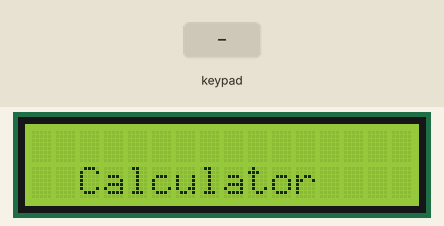
Bench run of a sketch on a simulated Arduino Uno, built with avr-gcc and run on an emulated ATmega328P. Shown: 16×2 character LCD. The test bench sets the inputs (shaded band).

Above: at 0.1 s.
4.3 s: keypad keys 7 6 5 4 * pressed 0.4 s apart
At 6.6 s:
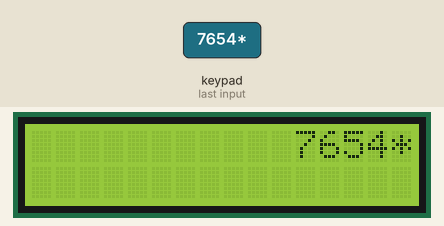
7.8 s: key '1' pressed
At 8.2 s:
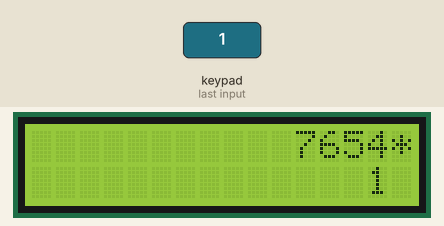
9.3 s: key '2' pressed
At 10.5 s:
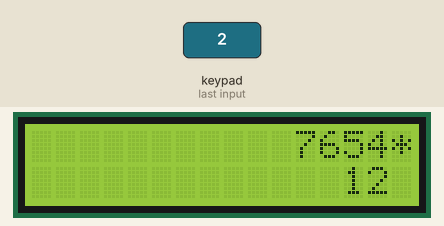
10.8 s: keypad keys 7 6 5 4 pressed 0.4 s apart
At 12.5 s:
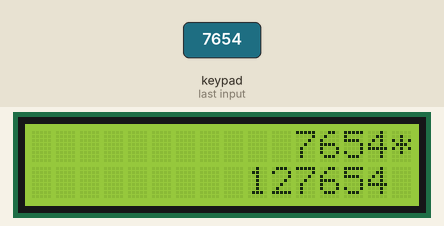
13.9 s: key 'c' pressed
At 15.1 s:
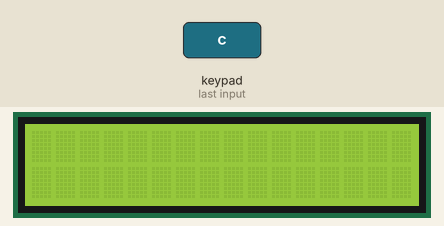
15.4 s: keypad keys 7 + 5 = pressed 0.4 s apart
At 16.0 s:
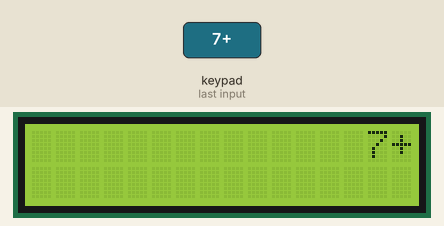
Timing chart, 0 to 18.4 s (numbered marks = the images above; inputs shaded):
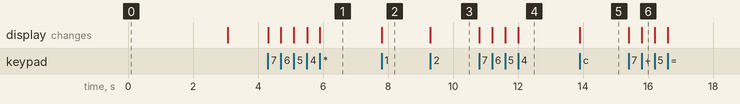

The sketch:

calculator.ino
```cpp
#include <LiquidCrystal.h>
#include <Keypad.h>

const byte ROWS = 4;
const byte COLS = 4;

char keys[ROWS][COLS] = {

  {'1','2','3','+'},

  {'4','5','6','-'},

  {'7','8','9','*'},

  {'c','0','=','/'}

};
const int rs = 13, en = 12, d4 = 11, d5 = 10, d6 = 9, d7 = 8;
LiquidCrystal lcd(rs, en, d4, d5, d6, d7);
byte rowPins[ROWS] = { 7, 6, 5, 4};
byte colPins[COLS] = { 3, 2, 1, 0 };

Keypad myKeypad = Keypad( makeKeymap(keys), rowPins, colPins, ROWS, COLS );


boolean presentValue = false;
boolean next = false;
boolean final = false;
String num1, num2;
int answer=0,c=0;
char op;
boolean cpAns=false;
void setup()
{
  lcd.begin(16,2);
  lcd.setCursor(0,1);
  lcd.print("  Calculator"    );
  delay(3000);
  lcd.clear();
}

void loop(){
  char key = myKeypad.getKey();

  if (key != NO_KEY && (key=='1'||key=='2'||key=='3'||key=='4'||key=='5'||key=='6'||key=='7'||key=='8'||key=='9'||key=='0'))
  {
    if (presentValue != true)
    {
      if(cpAns==true)
      {
        num1=num1;
       int numLength = num1.length();
      lcd.setCursor(15 - numLength, 0); //to adjust one whitespace for operator
      lcd.print(num1);
      }else if(cpAns==false){
        num1 = num1 + key;
      int numLength = num1.length();
      lcd.setCursor(15 - numLength, 0); //to adjust one whitespace for operator
      lcd.print(num1);
      }
    }
    else
    {

      num2 = num2 + key;
      int numLength=0;
       numLength = num2.length();
      lcd.setCursor(15 - numLength, 1);
      lcd.print(num2);
      final = true;
    }
  }

  else if (presentValue == false && key != NO_KEY && (key == '/' || key == '*' || key == '-' || key == '+'))
  {
    if (presentValue == false)
    {
      presentValue = true;
      op = key;
     // lcd.setCursor(15,0);
      lcd.print(op);
    }
  }

  else if (final == true && key != NO_KEY && key == '='){
    if (op == '+'){
      answer = num1.toInt() + num2.toInt();
    }
    else if (op == '-'){
      answer = num1.toInt() - num2.toInt();
    }
    else if (op == '*'){
      answer = num1.toInt() * num2.toInt();
    }
    else if (op == '/'){
      if(num2.toInt()==0){
        answer=0;
      }
      else{
        answer = num1.toInt() / num2.toInt();
      }

    }

      lcd.clear();
      lcd.setCursor(15,0);
      lcd.autoscroll();
      lcd.print(answer);
     // delay(3000);
      lcd.noAutoscroll();
      //lcd.clear();
      presentValue = false;
      final = false;
      num1 = String(answer);
      num2 = "";
      op = ' ';
      cpAns=true;
  }
  else if (key != NO_KEY && key == 'c'){
    lcd.clear();
    presentValue = false;
    cpAns=false;
    final = false;
    num1 = "";
    num2 = "";
    answer = 0;
    op = ' ';
  }
}
```

Measured:
- after the input at 4.3 s, the display: first changes at once (image 1 shows a later state)
- after the input at 7.8 s, the display: changes at once (image 2)
- after the input at 9.3 s, the display: changes at once (image 3)
- after the input at 10.8 s, the display: first changes at once (image 4 shows a later state)
- after the input at 13.9 s, the display: changes at once (image 5)
- after the input at 15.4 s, the display: first changes at once (image 6 shows a later state)
